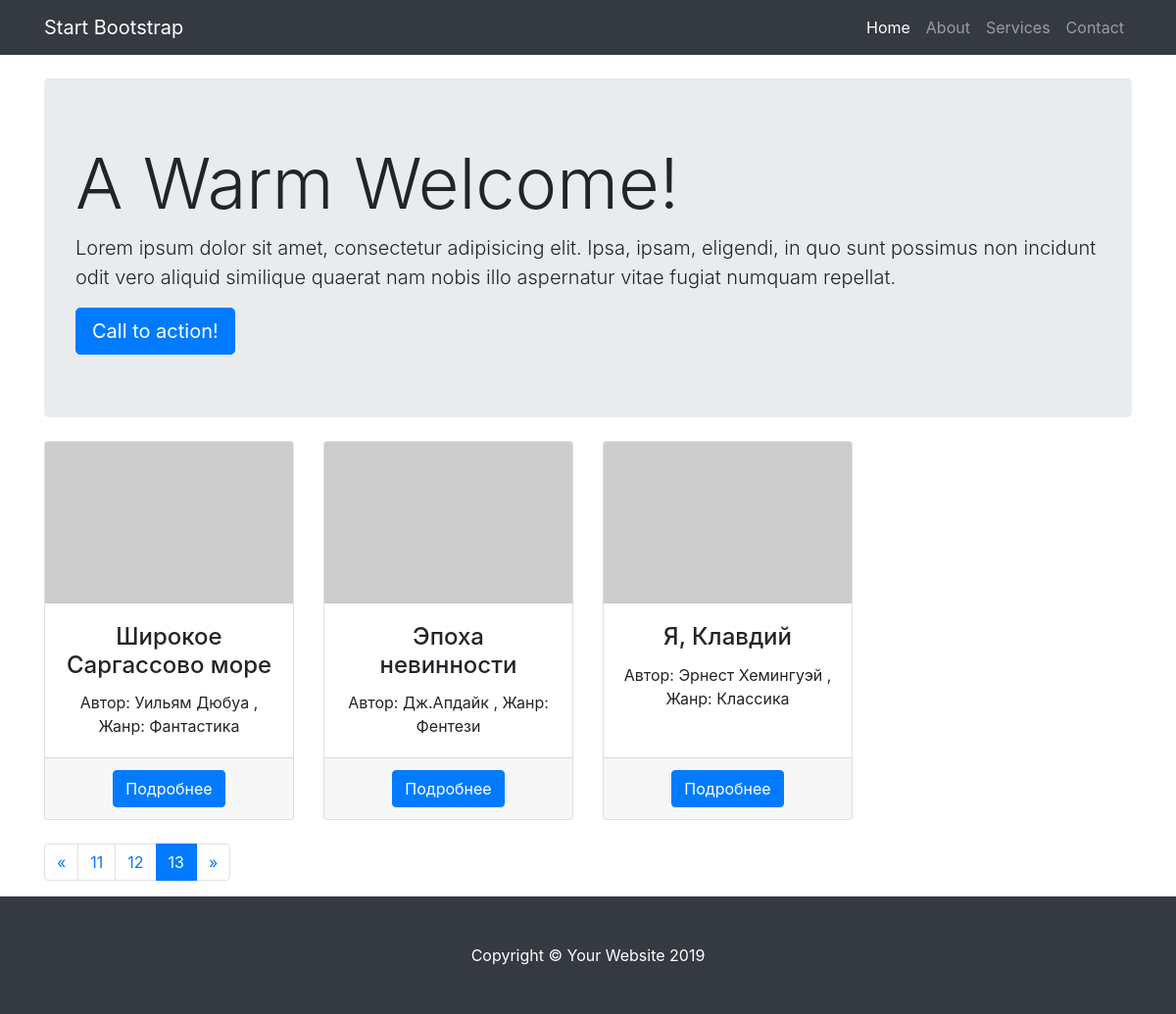
The page /?page=13 on the database its author committed.
### tables this page shows
CREATE TABLE `book` (
  `id` int(10) unsigned NOT NULL AUTO_INCREMENT,
  `title` varchar(150) NOT NULL,
  `author_id` int(10) unsigned NOT NULL,
  `genre_id` int(10) unsigned DEFAULT NULL,
  PRIMARY KEY (`id`)
);

CREATE TABLE `author` (
  `id` int(11) NOT NULL,
  `name` varchar(255) DEFAULT NULL,
  PRIMARY KEY (`id`)
);

CREATE TABLE `genre` (
  `id` int(10) unsigned NOT NULL AUTO_INCREMENT,
  `name` varchar(45) NOT NULL,
  PRIMARY KEY (`id`)
);

### index.php (the view, shortened to what this page needs)
<?php
require 'functions.php';
$books = getBooks();
?>
<!DOCTYPE html>
<html lang="en">
<head>
    <link href="vendor/bootstrap/css/bootstrap.min.css" rel="stylesheet">
    <link href="css/heroic-features.css" rel="stylesheet">
</head>
<body>
<nav class="navbar navbar-expand-lg navbar-dark bg-dark fixed-top">
    <div class="container">
        <a class="navbar-brand" href="#">Start Bootstrap</a>
        <div class="collapse navbar-collapse" id="navbarResponsive">
            <ul class="navbar-nav ml-auto">
                <li class="nav-item active">
                    <a class="nav-link" href="#">Home
                    </a>
                </li>
                <li class="nav-item">
                    <a class="nav-link" href="#">About</a>
                </li>
                <li class="nav-item">
                    <a class="nav-link" href="#">Services</a>
                </li>
                <li class="nav-item">
                    <a class="nav-link" href="#">Contact</a>
                </li>
            </ul>
        </div>
    </div>
</nav>
<div class="container">
    <header class="jumbotron my-4">
        <h1 class="display-3">A Warm Welcome!</h1>
        <p class="lead">Lorem ipsum dolor sit amet, consectetur adipisicing elit. Ipsa, ipsam, eligendi, in quo sunt possimus non incidunt odit vero aliquid similique quaerat nam nobis illo aspernatur vitae fugiat numquam repellat.</p>
        <a href="#" class="btn btn-primary btn-lg">Call to action!</a>
    </header>
    <div class="row text-center">
        <?php foreach ($books as $book) : ?>
        <div class="col-lg-3 col-md-6 mb-4">
            <div class="card h-100">
                <img class="card-img-top" src="http://placehold.it/500x325" alt="">
                <div class="card-body">
                    <h4 class="card-title"><?=$book['title'] ?></h4>
                    <p class="card-text">Автор: <?=$book['author'] ?>, Жанр: <?=$book['genre'] ?></p>
                </div>
                <div class="card-footer">
                    <a href="/page.php?book_id=<?=$book['book_id'] ?>" class="btn btn-primary">Подробнее</a>
                </div>
            </div>
        </div>
        <?php endforeach; ?>
    </div>
    <?=paginate() ?>
</div>
<footer class="py-5 bg-dark">
    <div class="container">
        <p class="m-0 text-center text-white">Copyright &copy; Your Website 2019</p>
    </div>
</footer>
</body>
</html>

### css/heroic-features.css (style rules this page uses)
body { padding-top: 56px; }

### rows shown on the page
book: title "Широкое Саргассово море", author.name "Уильям Дюбуа", genre.name "Фантастика"
book: title "Эпоха невинности", author.name "Дж.Апдайк", genre.name "Фентези"
book: title "Я, Клавдий", author.name "Эрнест Хемингуэй", genre.name "Классика"
